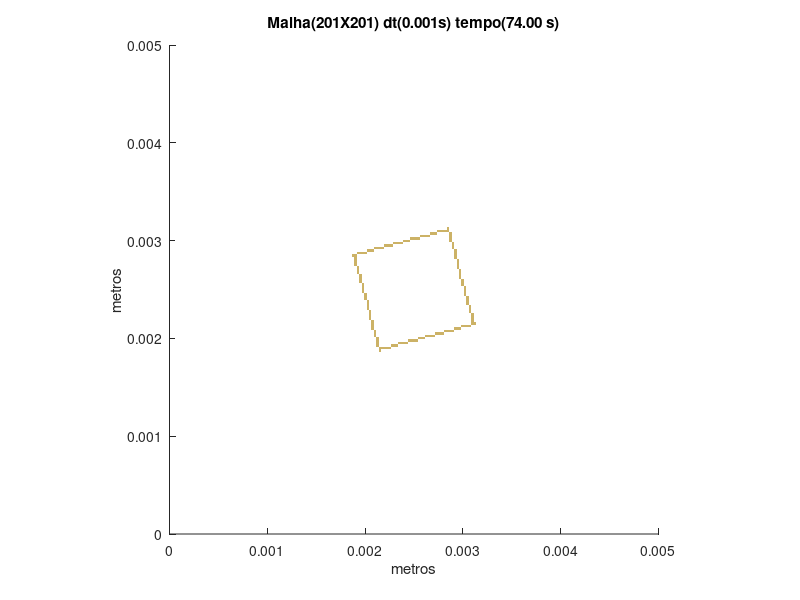

Write MATLAB code to recreate this figure.
set (gca,'PlotBoxAspectRatio',[1 1 1],'Xlim',[0,0.005],'Ylim',[0,0.005])
hold on
title('Malha(201X201) dt(0.001s) tempo(74.00 s)')
hold on
ylabel('metros')
hold on
xlabel('metros')
hold on

fill([0.00213930348258706 0.00213930348258706 0.00216417910447761 0.00216417910447761],[0.00186567164179104 0.00189054726368159 0.00189054726368159 0.00186567164179104],[0.8,0.7,0.4],'LineStyle','none')

fill([0.00213930348258706 0.00213930348258706 0.00216417910447761 0.00216417910447761],[0.00189054726368159 0.00191542288557214 0.00191542288557214 0.00189054726368159],[0.8,0.7,0.4],'LineStyle','none')

fill([0.00216417910447761 0.00216417910447761 0.00218905472636816 0.00218905472636816],[0.00189054726368159 0.00191542288557214 0.00191542288557214 0.00189054726368159],[0.8,0.7,0.4],'LineStyle','none')

fill([0.00218905472636816 0.00218905472636816 0.00221393034825871 0.00221393034825871],[0.00189054726368159 0.00191542288557214 0.00191542288557214 0.00189054726368159],[0.8,0.7,0.4],'LineStyle','none')

fill([0.00221393034825871 0.00221393034825871 0.00223880597014925 0.00223880597014925],[0.00189054726368159 0.00191542288557214 0.00191542288557214 0.00189054726368159],[0.8,0.7,0.4],'LineStyle','none')

fill([0.00223880597014925 0.00223880597014925 0.0022636815920398 0.0022636815920398],[0.00189054726368159 0.00191542288557214 0.00191542288557214 0.00189054726368159],[0.8,0.7,0.4],'LineStyle','none')

fill([0.00211442786069652 0.00211442786069652 0.00213930348258706 0.00213930348258706],[0.00191542288557214 0.00194029850746269 0.00194029850746269 0.00191542288557214],[0.8,0.7,0.4],'LineStyle','none')

fill([0.0022636815920398 0.0022636815920398 0.00228855721393035 0.00228855721393035],[0.00191542288557214 0.00194029850746269 0.00194029850746269 0.00191542288557214],[0.8,0.7,0.4],'LineStyle','none')

fill([0.00228855721393035 0.00228855721393035 0.0023134328358209 0.0023134328358209],[0.00191542288557214 0.00194029850746269 0.00194029850746269 0.00191542288557214],[0.8,0.7,0.4],'LineStyle','none')

fill([0.0023134328358209 0.0023134328358209 0.00233830845771144 0.00233830845771144],[0.00191542288557214 0.00194029850746269 0.00194029850746269 0.00191542288557214],[0.8,0.7,0.4],'LineStyle','none')

fill([0.00211442786069652 0.00211442786069652 0.00213930348258706 0.00213930348258706],[0.00194029850746269 0.00196517412935323 0.00196517412935323 0.00194029850746269],[0.8,0.7,0.4],'LineStyle','none')

fill([0.00233830845771144 0.00233830845771144 0.00236318407960199 0.00236318407960199],[0.00194029850746269 0.00196517412935323 0.00196517412935323 0.00194029850746269],[0.8,0.7,0.4],'LineStyle','none')

fill([0.00236318407960199 0.00236318407960199 0.00238805970149254 0.00238805970149254],[0.00194029850746269 0.00196517412935323 0.00196517412935323 0.00194029850746269],[0.8,0.7,0.4],'LineStyle','none')

fill([0.00238805970149254 0.00238805970149254 0.00241293532338308 0.00241293532338308],[0.00194029850746269 0.00196517412935323 0.00196517412935323 0.00194029850746269],[0.8,0.7,0.4],'LineStyle','none')

fill([0.00241293532338308 0.00241293532338308 0.00243781094527363 0.00243781094527363],[0.00194029850746269 0.00196517412935323 0.00196517412935323 0.00194029850746269],[0.8,0.7,0.4],'LineStyle','none')

fill([0.00211442786069652 0.00211442786069652 0.00213930348258706 0.00213930348258706],[0.00196517412935323 0.00199004975124378 0.00199004975124378 0.00196517412935323],[0.8,0.7,0.4],'LineStyle','none')

fill([0.00243781094527363 0.00243781094527363 0.00246268656716418 0.00246268656716418],[0.00196517412935323 0.00199004975124378 0.00199004975124378 0.00196517412935323],[0.8,0.7,0.4],'LineStyle','none')

fill([0.00246268656716418 0.00246268656716418 0.00248756218905473 0.00248756218905473],[0.00196517412935323 0.00199004975124378 0.00199004975124378 0.00196517412935323],[0.8,0.7,0.4],'LineStyle','none')

fill([0.00248756218905473 0.00248756218905473 0.00251243781094527 0.00251243781094527],[0.00196517412935323 0.00199004975124378 0.00199004975124378 0.00196517412935323],[0.8,0.7,0.4],'LineStyle','none')

fill([0.00251243781094527 0.00251243781094527 0.00253731343283582 0.00253731343283582],[0.00196517412935323 0.00199004975124378 0.00199004975124378 0.00196517412935323],[0.8,0.7,0.4],'LineStyle','none')

fill([0.00211442786069652 0.00211442786069652 0.00213930348258706 0.00213930348258706],[0.00199004975124378 0.00201492537313433 0.00201492537313433 0.00199004975124378],[0.8,0.7,0.4],'LineStyle','none')

fill([0.00253731343283582 0.00253731343283582 0.00256218905472637 0.00256218905472637],[0.00199004975124378 0.00201492537313433 0.00201492537313433 0.00199004975124378],[0.8,0.7,0.4],'LineStyle','none')

fill([0.00256218905472637 0.00256218905472637 0.00258706467661692 0.00258706467661692],[0.00199004975124378 0.00201492537313433 0.00201492537313433 0.00199004975124378],[0.8,0.7,0.4],'LineStyle','none')

fill([0.00258706467661692 0.00258706467661692 0.00261194029850746 0.00261194029850746],[0.00199004975124378 0.00201492537313433 0.00201492537313433 0.00199004975124378],[0.8,0.7,0.4],'LineStyle','none')

fill([0.00208955223880597 0.00208955223880597 0.00211442786069652 0.00211442786069652],[0.00201492537313433 0.00203980099502488 0.00203980099502488 0.00201492537313433],[0.8,0.7,0.4],'LineStyle','none')

fill([0.00261194029850746 0.00261194029850746 0.00263681592039801 0.00263681592039801],[0.00201492537313433 0.00203980099502488 0.00203980099502488 0.00201492537313433],[0.8,0.7,0.4],'LineStyle','none')

fill([0.00263681592039801 0.00263681592039801 0.00266169154228856 0.00266169154228856],[0.00201492537313433 0.00203980099502488 0.00203980099502488 0.00201492537313433],[0.8,0.7,0.4],'LineStyle','none')

fill([0.00266169154228856 0.00266169154228856 0.0026865671641791 0.0026865671641791],[0.00201492537313433 0.00203980099502488 0.00203980099502488 0.00201492537313433],[0.8,0.7,0.4],'LineStyle','none')

fill([0.0026865671641791 0.0026865671641791 0.00271144278606965 0.00271144278606965],[0.00201492537313433 0.00203980099502488 0.00203980099502488 0.00201492537313433],[0.8,0.7,0.4],'LineStyle','none')

fill([0.00208955223880597 0.00208955223880597 0.00211442786069652 0.00211442786069652],[0.00203980099502488 0.00206467661691542 0.00206467661691542 0.00203980099502488],[0.8,0.7,0.4],'LineStyle','none')

fill([0.00271144278606965 0.00271144278606965 0.0027363184079602 0.0027363184079602],[0.00203980099502488 0.00206467661691542 0.00206467661691542 0.00203980099502488],[0.8,0.7,0.4],'LineStyle','none')

fill([0.0027363184079602 0.0027363184079602 0.00276119402985075 0.00276119402985075],[0.00203980099502488 0.00206467661691542 0.00206467661691542 0.00203980099502488],[0.8,0.7,0.4],'LineStyle','none')

fill([0.00276119402985075 0.00276119402985075 0.00278606965174129 0.00278606965174129],[0.00203980099502488 0.00206467661691542 0.00206467661691542 0.00203980099502488],[0.8,0.7,0.4],'LineStyle','none')

fill([0.00278606965174129 0.00278606965174129 0.00281094527363184 0.00281094527363184],[0.00203980099502488 0.00206467661691542 0.00206467661691542 0.00203980099502488],[0.8,0.7,0.4],'LineStyle','none')

fill([0.00208955223880597 0.00208955223880597 0.00211442786069652 0.00211442786069652],[0.00206467661691542 0.00208955223880597 0.00208955223880597 0.00206467661691542],[0.8,0.7,0.4],'LineStyle','none')

fill([0.00281094527363184 0.00281094527363184 0.00283582089552239 0.00283582089552239],[0.00206467661691542 0.00208955223880597 0.00208955223880597 0.00206467661691542],[0.8,0.7,0.4],'LineStyle','none')

fill([0.00283582089552239 0.00283582089552239 0.00286069651741294 0.00286069651741294],[0.00206467661691542 0.00208955223880597 0.00208955223880597 0.00206467661691542],[0.8,0.7,0.4],'LineStyle','none')

fill([0.00286069651741294 0.00286069651741294 0.00288557213930348 0.00288557213930348],[0.00206467661691542 0.00208955223880597 0.00208955223880597 0.00206467661691542],[0.8,0.7,0.4],'LineStyle','none')

fill([0.00288557213930348 0.00288557213930348 0.00291044776119403 0.00291044776119403],[0.00206467661691542 0.00208955223880597 0.00208955223880597 0.00206467661691542],[0.8,0.7,0.4],'LineStyle','none')

fill([0.00206467661691542 0.00206467661691542 0.00208955223880597 0.00208955223880597],[0.00208955223880597 0.00211442786069652 0.00211442786069652 0.00208955223880597],[0.8,0.7,0.4],'LineStyle','none')

fill([0.00291044776119403 0.00291044776119403 0.00293532338308458 0.00293532338308458],[0.00208955223880597 0.00211442786069652 0.00211442786069652 0.00208955223880597],[0.8,0.7,0.4],'LineStyle','none')

fill([0.00293532338308458 0.00293532338308458 0.00296019900497512 0.00296019900497512],[0.00208955223880597 0.00211442786069652 0.00211442786069652 0.00208955223880597],[0.8,0.7,0.4],'LineStyle','none')

fill([0.00296019900497512 0.00296019900497512 0.00298507462686567 0.00298507462686567],[0.00208955223880597 0.00211442786069652 0.00211442786069652 0.00208955223880597],[0.8,0.7,0.4],'LineStyle','none')

fill([0.00206467661691542 0.00206467661691542 0.00208955223880597 0.00208955223880597],[0.00211442786069652 0.00213930348258706 0.00213930348258706 0.00211442786069652],[0.8,0.7,0.4],'LineStyle','none')

fill([0.00298507462686567 0.00298507462686567 0.00300995024875622 0.00300995024875622],[0.00211442786069652 0.00213930348258706 0.00213930348258706 0.00211442786069652],[0.8,0.7,0.4],'LineStyle','none')

fill([0.00300995024875622 0.00300995024875622 0.00303482587064677 0.00303482587064677],[0.00211442786069652 0.00213930348258706 0.00213930348258706 0.00211442786069652],[0.8,0.7,0.4],'LineStyle','none')

fill([0.00303482587064677 0.00303482587064677 0.00305970149253731 0.00305970149253731],[0.00211442786069652 0.00213930348258706 0.00213930348258706 0.00211442786069652],[0.8,0.7,0.4],'LineStyle','none')

fill([0.00305970149253731 0.00305970149253731 0.00308457711442786 0.00308457711442786],[0.00211442786069652 0.00213930348258706 0.00213930348258706 0.00211442786069652],[0.8,0.7,0.4],'LineStyle','none')

fill([0.00206467661691542 0.00206467661691542 0.00208955223880597 0.00208955223880597],[0.00213930348258706 0.00216417910447761 0.00216417910447761 0.00213930348258706],[0.8,0.7,0.4],'LineStyle','none')

fill([0.00308457711442786 0.00308457711442786 0.00310945273631841 0.00310945273631841],[0.00213930348258706 0.00216417910447761 0.00216417910447761 0.00213930348258706],[0.8,0.7,0.4],'LineStyle','none')

fill([0.00310945273631841 0.00310945273631841 0.00313432835820896 0.00313432835820896],[0.00213930348258706 0.00216417910447761 0.00216417910447761 0.00213930348258706],[0.8,0.7,0.4],'LineStyle','none')

fill([0.00206467661691542 0.00206467661691542 0.00208955223880597 0.00208955223880597],[0.00216417910447761 0.00218905472636816 0.00218905472636816 0.00216417910447761],[0.8,0.7,0.4],'LineStyle','none')

fill([0.00308457711442786 0.00308457711442786 0.00310945273631841 0.00310945273631841],[0.00216417910447761 0.00218905472636816 0.00218905472636816 0.00216417910447761],[0.8,0.7,0.4],'LineStyle','none')

fill([0.00203980099502488 0.00203980099502488 0.00206467661691542 0.00206467661691542],[0.00218905472636816 0.00221393034825871 0.00221393034825871 0.00218905472636816],[0.8,0.7,0.4],'LineStyle','none')

fill([0.00308457711442786 0.00308457711442786 0.00310945273631841 0.00310945273631841],[0.00218905472636816 0.00221393034825871 0.00221393034825871 0.00218905472636816],[0.8,0.7,0.4],'LineStyle','none')

fill([0.00203980099502488 0.00203980099502488 0.00206467661691542 0.00206467661691542],[0.00221393034825871 0.00223880597014925 0.00223880597014925 0.00221393034825871],[0.8,0.7,0.4],'LineStyle','none')

fill([0.00308457711442786 0.00308457711442786 0.00310945273631841 0.00310945273631841],[0.00221393034825871 0.00223880597014925 0.00223880597014925 0.00221393034825871],[0.8,0.7,0.4],'LineStyle','none')

fill([0.00203980099502488 0.00203980099502488 0.00206467661691542 0.00206467661691542],[0.00223880597014925 0.0022636815920398 0.0022636815920398 0.00223880597014925],[0.8,0.7,0.4],'LineStyle','none')

fill([0.00308457711442786 0.00308457711442786 0.00310945273631841 0.00310945273631841],[0.00223880597014925 0.0022636815920398 0.0022636815920398 0.00223880597014925],[0.8,0.7,0.4],'LineStyle','none')

fill([0.00203980099502488 0.00203980099502488 0.00206467661691542 0.00206467661691542],[0.0022636815920398 0.00228855721393035 0.00228855721393035 0.0022636815920398],[0.8,0.7,0.4],'LineStyle','none')

fill([0.00305970149253731 0.00305970149253731 0.00308457711442786 0.00308457711442786],[0.0022636815920398 0.00228855721393035 0.00228855721393035 0.0022636815920398],[0.8,0.7,0.4],'LineStyle','none')

fill([0.00201492537313433 0.00201492537313433 0.00203980099502488 0.00203980099502488],[0.00228855721393035 0.0023134328358209 0.0023134328358209 0.00228855721393035],[0.8,0.7,0.4],'LineStyle','none')

fill([0.00305970149253731 0.00305970149253731 0.00308457711442786 0.00308457711442786],[0.00228855721393035 0.0023134328358209 0.0023134328358209 0.00228855721393035],[0.8,0.7,0.4],'LineStyle','none')

fill([0.00201492537313433 0.00201492537313433 0.00203980099502488 0.00203980099502488],[0.0023134328358209 0.00233830845771144 0.00233830845771144 0.0023134328358209],[0.8,0.7,0.4],'LineStyle','none')

fill([0.00305970149253731 0.00305970149253731 0.00308457711442786 0.00308457711442786],[0.0023134328358209 0.00233830845771144 0.00233830845771144 0.0023134328358209],[0.8,0.7,0.4],'LineStyle','none')

fill([0.00201492537313433 0.00201492537313433 0.00203980099502488 0.00203980099502488],[0.00233830845771144 0.00236318407960199 0.00236318407960199 0.00233830845771144],[0.8,0.7,0.4],'LineStyle','none')

fill([0.00303482587064677 0.00303482587064677 0.00305970149253731 0.00305970149253731],[0.00233830845771144 0.00236318407960199 0.00236318407960199 0.00233830845771144],[0.8,0.7,0.4],'LineStyle','none')

fill([0.00201492537313433 0.00201492537313433 0.00203980099502488 0.00203980099502488],[0.00236318407960199 0.00238805970149254 0.00238805970149254 0.00236318407960199],[0.8,0.7,0.4],'LineStyle','none')

fill([0.00303482587064677 0.00303482587064677 0.00305970149253731 0.00305970149253731],[0.00236318407960199 0.00238805970149254 0.00238805970149254 0.00236318407960199],[0.8,0.7,0.4],'LineStyle','none')

fill([0.00199004975124378 0.00199004975124378 0.00201492537313433 0.00201492537313433],[0.00238805970149254 0.00241293532338308 0.00241293532338308 0.00238805970149254],[0.8,0.7,0.4],'LineStyle','none')

fill([0.00303482587064677 0.00303482587064677 0.00305970149253731 0.00305970149253731],[0.00238805970149254 0.00241293532338308 0.00241293532338308 0.00238805970149254],[0.8,0.7,0.4],'LineStyle','none')

fill([0.00199004975124378 0.00199004975124378 0.00201492537313433 0.00201492537313433],[0.00241293532338308 0.00243781094527363 0.00243781094527363 0.00241293532338308],[0.8,0.7,0.4],'LineStyle','none')

fill([0.00303482587064677 0.00303482587064677 0.00305970149253731 0.00305970149253731],[0.00241293532338308 0.00243781094527363 0.00243781094527363 0.00241293532338308],[0.8,0.7,0.4],'LineStyle','none')

fill([0.00199004975124378 0.00199004975124378 0.00201492537313433 0.00201492537313433],[0.00243781094527363 0.00246268656716418 0.00246268656716418 0.00243781094527363],[0.8,0.7,0.4],'LineStyle','none')

fill([0.00300995024875622 0.00300995024875622 0.00303482587064677 0.00303482587064677],[0.00243781094527363 0.00246268656716418 0.00246268656716418 0.00243781094527363],[0.8,0.7,0.4],'LineStyle','none')

fill([0.00196517412935323 0.00196517412935323 0.00199004975124378 0.00199004975124378],[0.00246268656716418 0.00248756218905473 0.00248756218905473 0.00246268656716418],[0.8,0.7,0.4],'LineStyle','none')

fill([0.00300995024875622 0.00300995024875622 0.00303482587064677 0.00303482587064677],[0.00246268656716418 0.00248756218905473 0.00248756218905473 0.00246268656716418],[0.8,0.7,0.4],'LineStyle','none')

fill([0.00196517412935323 0.00196517412935323 0.00199004975124378 0.00199004975124378],[0.00248756218905473 0.00251243781094527 0.00251243781094527 0.00248756218905473],[0.8,0.7,0.4],'LineStyle','none')

fill([0.00300995024875622 0.00300995024875622 0.00303482587064677 0.00303482587064677],[0.00248756218905473 0.00251243781094527 0.00251243781094527 0.00248756218905473],[0.8,0.7,0.4],'LineStyle','none')

fill([0.00196517412935323 0.00196517412935323 0.00199004975124378 0.00199004975124378],[0.00251243781094527 0.00253731343283582 0.00253731343283582 0.00251243781094527],[0.8,0.7,0.4],'LineStyle','none')

fill([0.00300995024875622 0.00300995024875622 0.00303482587064677 0.00303482587064677],[0.00251243781094527 0.00253731343283582 0.00253731343283582 0.00251243781094527],[0.8,0.7,0.4],'LineStyle','none')

fill([0.00196517412935323 0.00196517412935323 0.00199004975124378 0.00199004975124378],[0.00253731343283582 0.00256218905472637 0.00256218905472637 0.00253731343283582],[0.8,0.7,0.4],'LineStyle','none')

fill([0.00298507462686567 0.00298507462686567 0.00300995024875622 0.00300995024875622],[0.00253731343283582 0.00256218905472637 0.00256218905472637 0.00253731343283582],[0.8,0.7,0.4],'LineStyle','none')

fill([0.00194029850746269 0.00194029850746269 0.00196517412935323 0.00196517412935323],[0.00256218905472637 0.00258706467661692 0.00258706467661692 0.00256218905472637],[0.8,0.7,0.4],'LineStyle','none')

fill([0.00298507462686567 0.00298507462686567 0.00300995024875622 0.00300995024875622],[0.00256218905472637 0.00258706467661692 0.00258706467661692 0.00256218905472637],[0.8,0.7,0.4],'LineStyle','none')

fill([0.00194029850746269 0.00194029850746269 0.00196517412935323 0.00196517412935323],[0.00258706467661692 0.00261194029850746 0.00261194029850746 0.00258706467661692],[0.8,0.7,0.4],'LineStyle','none')

fill([0.00298507462686567 0.00298507462686567 0.00300995024875622 0.00300995024875622],[0.00258706467661692 0.00261194029850746 0.00261194029850746 0.00258706467661692],[0.8,0.7,0.4],'LineStyle','none')

fill([0.00194029850746269 0.00194029850746269 0.00196517412935323 0.00196517412935323],[0.00261194029850746 0.00263681592039801 0.00263681592039801 0.00261194029850746],[0.8,0.7,0.4],'LineStyle','none')

fill([0.00296019900497512 0.00296019900497512 0.00298507462686567 0.00298507462686567],[0.00261194029850746 0.00263681592039801 0.00263681592039801 0.00261194029850746],[0.8,0.7,0.4],'LineStyle','none')

fill([0.00194029850746269 0.00194029850746269 0.00196517412935323 0.00196517412935323],[0.00263681592039801 0.00266169154228856 0.00266169154228856 0.00263681592039801],[0.8,0.7,0.4],'LineStyle','none')

fill([0.00296019900497512 0.00296019900497512 0.00298507462686567 0.00298507462686567],[0.00263681592039801 0.00266169154228856 0.00266169154228856 0.00263681592039801],[0.8,0.7,0.4],'LineStyle','none')

fill([0.00191542288557214 0.00191542288557214 0.00194029850746269 0.00194029850746269],[0.00266169154228856 0.0026865671641791 0.0026865671641791 0.00266169154228856],[0.8,0.7,0.4],'LineStyle','none')

fill([0.00296019900497512 0.00296019900497512 0.00298507462686567 0.00298507462686567],[0.00266169154228856 0.0026865671641791 0.0026865671641791 0.00266169154228856],[0.8,0.7,0.4],'LineStyle','none')

fill([0.00191542288557214 0.00191542288557214 0.00194029850746269 0.00194029850746269],[0.0026865671641791 0.00271144278606965 0.00271144278606965 0.0026865671641791],[0.8,0.7,0.4],'LineStyle','none')

fill([0.00296019900497512 0.00296019900497512 0.00298507462686567 0.00298507462686567],[0.0026865671641791 0.00271144278606965 0.00271144278606965 0.0026865671641791],[0.8,0.7,0.4],'LineStyle','none')

fill([0.00191542288557214 0.00191542288557214 0.00194029850746269 0.00194029850746269],[0.00271144278606965 0.0027363184079602 0.0027363184079602 0.00271144278606965],[0.8,0.7,0.4],'LineStyle','none')

fill([0.00293532338308458 0.00293532338308458 0.00296019900497512 0.00296019900497512],[0.00271144278606965 0.0027363184079602 0.0027363184079602 0.00271144278606965],[0.8,0.7,0.4],'LineStyle','none')

fill([0.00189054726368159 0.00189054726368159 0.00191542288557214 0.00191542288557214],[0.0027363184079602 0.00276119402985075 0.00276119402985075 0.0027363184079602],[0.8,0.7,0.4],'LineStyle','none')

fill([0.00293532338308458 0.00293532338308458 0.00296019900497512 0.00296019900497512],[0.0027363184079602 0.00276119402985075 0.00276119402985075 0.0027363184079602],[0.8,0.7,0.4],'LineStyle','none')

fill([0.00189054726368159 0.00189054726368159 0.00191542288557214 0.00191542288557214],[0.00276119402985075 0.00278606965174129 0.00278606965174129 0.00276119402985075],[0.8,0.7,0.4],'LineStyle','none')

fill([0.00293532338308458 0.00293532338308458 0.00296019900497512 0.00296019900497512],[0.00276119402985075 0.00278606965174129 0.00278606965174129 0.00276119402985075],[0.8,0.7,0.4],'LineStyle','none')

fill([0.00189054726368159 0.00189054726368159 0.00191542288557214 0.00191542288557214],[0.00278606965174129 0.00281094527363184 0.00281094527363184 0.00278606965174129],[0.8,0.7,0.4],'LineStyle','none')

fill([0.00293532338308458 0.00293532338308458 0.00296019900497512 0.00296019900497512],[0.00278606965174129 0.00281094527363184 0.00281094527363184 0.00278606965174129],[0.8,0.7,0.4],'LineStyle','none')

fill([0.00189054726368159 0.00189054726368159 0.00191542288557214 0.00191542288557214],[0.00281094527363184 0.00283582089552239 0.00283582089552239 0.00281094527363184],[0.8,0.7,0.4],'LineStyle','none')

fill([0.00291044776119403 0.00291044776119403 0.00293532338308458 0.00293532338308458],[0.00281094527363184 0.00283582089552239 0.00283582089552239 0.00281094527363184],[0.8,0.7,0.4],'LineStyle','none')

fill([0.00186567164179104 0.00186567164179104 0.00189054726368159 0.00189054726368159],[0.00283582089552239 0.00286069651741294 0.00286069651741294 0.00283582089552239],[0.8,0.7,0.4],'LineStyle','none')

fill([0.00189054726368159 0.00189054726368159 0.00191542288557214 0.00191542288557214],[0.00283582089552239 0.00286069651741294 0.00286069651741294 0.00283582089552239],[0.8,0.7,0.4],'LineStyle','none')

fill([0.00291044776119403 0.00291044776119403 0.00293532338308458 0.00293532338308458],[0.00283582089552239 0.00286069651741294 0.00286069651741294 0.00283582089552239],[0.8,0.7,0.4],'LineStyle','none')

fill([0.00191542288557214 0.00191542288557214 0.00194029850746269 0.00194029850746269],[0.00286069651741294 0.00288557213930348 0.00288557213930348 0.00286069651741294],[0.8,0.7,0.4],'LineStyle','none')

fill([0.00194029850746269 0.00194029850746269 0.00196517412935323 0.00196517412935323],[0.00286069651741294 0.00288557213930348 0.00288557213930348 0.00286069651741294],[0.8,0.7,0.4],'LineStyle','none')

fill([0.00196517412935323 0.00196517412935323 0.00199004975124378 0.00199004975124378],[0.00286069651741294 0.00288557213930348 0.00288557213930348 0.00286069651741294],[0.8,0.7,0.4],'LineStyle','none')

fill([0.00199004975124378 0.00199004975124378 0.00201492537313433 0.00201492537313433],[0.00286069651741294 0.00288557213930348 0.00288557213930348 0.00286069651741294],[0.8,0.7,0.4],'LineStyle','none')

fill([0.00291044776119403 0.00291044776119403 0.00293532338308458 0.00293532338308458],[0.00286069651741294 0.00288557213930348 0.00288557213930348 0.00286069651741294],[0.8,0.7,0.4],'LineStyle','none')

fill([0.00201492537313433 0.00201492537313433 0.00203980099502488 0.00203980099502488],[0.00288557213930348 0.00291044776119403 0.00291044776119403 0.00288557213930348],[0.8,0.7,0.4],'LineStyle','none')

fill([0.00203980099502488 0.00203980099502488 0.00206467661691542 0.00206467661691542],[0.00288557213930348 0.00291044776119403 0.00291044776119403 0.00288557213930348],[0.8,0.7,0.4],'LineStyle','none')

fill([0.00206467661691542 0.00206467661691542 0.00208955223880597 0.00208955223880597],[0.00288557213930348 0.00291044776119403 0.00291044776119403 0.00288557213930348],[0.8,0.7,0.4],'LineStyle','none')

fill([0.00291044776119403 0.00291044776119403 0.00293532338308458 0.00293532338308458],[0.00288557213930348 0.00291044776119403 0.00291044776119403 0.00288557213930348],[0.8,0.7,0.4],'LineStyle','none')

fill([0.00208955223880597 0.00208955223880597 0.00211442786069652 0.00211442786069652],[0.00291044776119403 0.00293532338308458 0.00293532338308458 0.00291044776119403],[0.8,0.7,0.4],'LineStyle','none')

fill([0.00211442786069652 0.00211442786069652 0.00213930348258706 0.00213930348258706],[0.00291044776119403 0.00293532338308458 0.00293532338308458 0.00291044776119403],[0.8,0.7,0.4],'LineStyle','none')

fill([0.00213930348258706 0.00213930348258706 0.00216417910447761 0.00216417910447761],[0.00291044776119403 0.00293532338308458 0.00293532338308458 0.00291044776119403],[0.8,0.7,0.4],'LineStyle','none')

fill([0.00216417910447761 0.00216417910447761 0.00218905472636816 0.00218905472636816],[0.00291044776119403 0.00293532338308458 0.00293532338308458 0.00291044776119403],[0.8,0.7,0.4],'LineStyle','none')

fill([0.00288557213930348 0.00288557213930348 0.00291044776119403 0.00291044776119403],[0.00291044776119403 0.00293532338308458 0.00293532338308458 0.00291044776119403],[0.8,0.7,0.4],'LineStyle','none')

fill([0.00218905472636816 0.00218905472636816 0.00221393034825871 0.00221393034825871],[0.00293532338308458 0.00296019900497512 0.00296019900497512 0.00293532338308458],[0.8,0.7,0.4],'LineStyle','none')

fill([0.00221393034825871 0.00221393034825871 0.00223880597014925 0.00223880597014925],[0.00293532338308458 0.00296019900497512 0.00296019900497512 0.00293532338308458],[0.8,0.7,0.4],'LineStyle','none')

fill([0.00223880597014925 0.00223880597014925 0.0022636815920398 0.0022636815920398],[0.00293532338308458 0.00296019900497512 0.00296019900497512 0.00293532338308458],[0.8,0.7,0.4],'LineStyle','none')

fill([0.0022636815920398 0.0022636815920398 0.00228855721393035 0.00228855721393035],[0.00293532338308458 0.00296019900497512 0.00296019900497512 0.00293532338308458],[0.8,0.7,0.4],'LineStyle','none')

fill([0.00288557213930348 0.00288557213930348 0.00291044776119403 0.00291044776119403],[0.00293532338308458 0.00296019900497512 0.00296019900497512 0.00293532338308458],[0.8,0.7,0.4],'LineStyle','none')

fill([0.00228855721393035 0.00228855721393035 0.0023134328358209 0.0023134328358209],[0.00296019900497512 0.00298507462686567 0.00298507462686567 0.00296019900497512],[0.8,0.7,0.4],'LineStyle','none')

fill([0.0023134328358209 0.0023134328358209 0.00233830845771144 0.00233830845771144],[0.00296019900497512 0.00298507462686567 0.00298507462686567 0.00296019900497512],[0.8,0.7,0.4],'LineStyle','none')

fill([0.00233830845771144 0.00233830845771144 0.00236318407960199 0.00236318407960199],[0.00296019900497512 0.00298507462686567 0.00298507462686567 0.00296019900497512],[0.8,0.7,0.4],'LineStyle','none')

fill([0.00236318407960199 0.00236318407960199 0.00238805970149254 0.00238805970149254],[0.00296019900497512 0.00298507462686567 0.00298507462686567 0.00296019900497512],[0.8,0.7,0.4],'LineStyle','none')

fill([0.00288557213930348 0.00288557213930348 0.00291044776119403 0.00291044776119403],[0.00296019900497512 0.00298507462686567 0.00298507462686567 0.00296019900497512],[0.8,0.7,0.4],'LineStyle','none')

fill([0.00238805970149254 0.00238805970149254 0.00241293532338308 0.00241293532338308],[0.00298507462686567 0.00300995024875622 0.00300995024875622 0.00298507462686567],[0.8,0.7,0.4],'LineStyle','none')

fill([0.00241293532338308 0.00241293532338308 0.00243781094527363 0.00243781094527363],[0.00298507462686567 0.00300995024875622 0.00300995024875622 0.00298507462686567],[0.8,0.7,0.4],'LineStyle','none')

fill([0.00243781094527363 0.00243781094527363 0.00246268656716418 0.00246268656716418],[0.00298507462686567 0.00300995024875622 0.00300995024875622 0.00298507462686567],[0.8,0.7,0.4],'LineStyle','none')

fill([0.00286069651741294 0.00286069651741294 0.00288557213930348 0.00288557213930348],[0.00298507462686567 0.00300995024875622 0.00300995024875622 0.00298507462686567],[0.8,0.7,0.4],'LineStyle','none')

fill([0.00246268656716418 0.00246268656716418 0.00248756218905473 0.00248756218905473],[0.00300995024875622 0.00303482587064677 0.00303482587064677 0.00300995024875622],[0.8,0.7,0.4],'LineStyle','none')

fill([0.00248756218905473 0.00248756218905473 0.00251243781094527 0.00251243781094527],[0.00300995024875622 0.00303482587064677 0.00303482587064677 0.00300995024875622],[0.8,0.7,0.4],'LineStyle','none')

fill([0.00251243781094527 0.00251243781094527 0.00253731343283582 0.00253731343283582],[0.00300995024875622 0.00303482587064677 0.00303482587064677 0.00300995024875622],[0.8,0.7,0.4],'LineStyle','none')

fill([0.00253731343283582 0.00253731343283582 0.00256218905472637 0.00256218905472637],[0.00300995024875622 0.00303482587064677 0.00303482587064677 0.00300995024875622],[0.8,0.7,0.4],'LineStyle','none')

fill([0.00286069651741294 0.00286069651741294 0.00288557213930348 0.00288557213930348],[0.00300995024875622 0.00303482587064677 0.00303482587064677 0.00300995024875622],[0.8,0.7,0.4],'LineStyle','none')

fill([0.00256218905472637 0.00256218905472637 0.00258706467661692 0.00258706467661692],[0.00303482587064677 0.00305970149253731 0.00305970149253731 0.00303482587064677],[0.8,0.7,0.4],'LineStyle','none')

fill([0.00258706467661692 0.00258706467661692 0.00261194029850746 0.00261194029850746],[0.00303482587064677 0.00305970149253731 0.00305970149253731 0.00303482587064677],[0.8,0.7,0.4],'LineStyle','none')

fill([0.00261194029850746 0.00261194029850746 0.00263681592039801 0.00263681592039801],[0.00303482587064677 0.00305970149253731 0.00305970149253731 0.00303482587064677],[0.8,0.7,0.4],'LineStyle','none')

fill([0.00263681592039801 0.00263681592039801 0.00266169154228856 0.00266169154228856],[0.00303482587064677 0.00305970149253731 0.00305970149253731 0.00303482587064677],[0.8,0.7,0.4],'LineStyle','none')

fill([0.00286069651741294 0.00286069651741294 0.00288557213930348 0.00288557213930348],[0.00303482587064677 0.00305970149253731 0.00305970149253731 0.00303482587064677],[0.8,0.7,0.4],'LineStyle','none')

fill([0.00266169154228856 0.00266169154228856 0.0026865671641791 0.0026865671641791],[0.00305970149253731 0.00308457711442786 0.00308457711442786 0.00305970149253731],[0.8,0.7,0.4],'LineStyle','none')

fill([0.0026865671641791 0.0026865671641791 0.00271144278606965 0.00271144278606965],[0.00305970149253731 0.00308457711442786 0.00308457711442786 0.00305970149253731],[0.8,0.7,0.4],'LineStyle','none')

fill([0.00271144278606965 0.00271144278606965 0.0027363184079602 0.0027363184079602],[0.00305970149253731 0.00308457711442786 0.00308457711442786 0.00305970149253731],[0.8,0.7,0.4],'LineStyle','none')

fill([0.00286069651741294 0.00286069651741294 0.00288557213930348 0.00288557213930348],[0.00305970149253731 0.00308457711442786 0.00308457711442786 0.00305970149253731],[0.8,0.7,0.4],'LineStyle','none')

fill([0.0027363184079602 0.0027363184079602 0.00276119402985075 0.00276119402985075],[0.00308457711442786 0.00310945273631841 0.00310945273631841 0.00308457711442786],[0.8,0.7,0.4],'LineStyle','none')

fill([0.00276119402985075 0.00276119402985075 0.00278606965174129 0.00278606965174129],[0.00308457711442786 0.00310945273631841 0.00310945273631841 0.00308457711442786],[0.8,0.7,0.4],'LineStyle','none')

fill([0.00278606965174129 0.00278606965174129 0.00281094527363184 0.00281094527363184],[0.00308457711442786 0.00310945273631841 0.00310945273631841 0.00308457711442786],[0.8,0.7,0.4],'LineStyle','none')

fill([0.00281094527363184 0.00281094527363184 0.00283582089552239 0.00283582089552239],[0.00308457711442786 0.00310945273631841 0.00310945273631841 0.00308457711442786],[0.8,0.7,0.4],'LineStyle','none')

fill([0.00283582089552239 0.00283582089552239 0.00286069651741294 0.00286069651741294],[0.00308457711442786 0.00310945273631841 0.00310945273631841 0.00308457711442786],[0.8,0.7,0.4],'LineStyle','none')

fill([0.00283582089552239 0.00283582089552239 0.00286069651741294 0.00286069651741294],[0.00310945273631841 0.00313432835820896 0.00313432835820896 0.00310945273631841],[0.8,0.7,0.4],'LineStyle','none')
